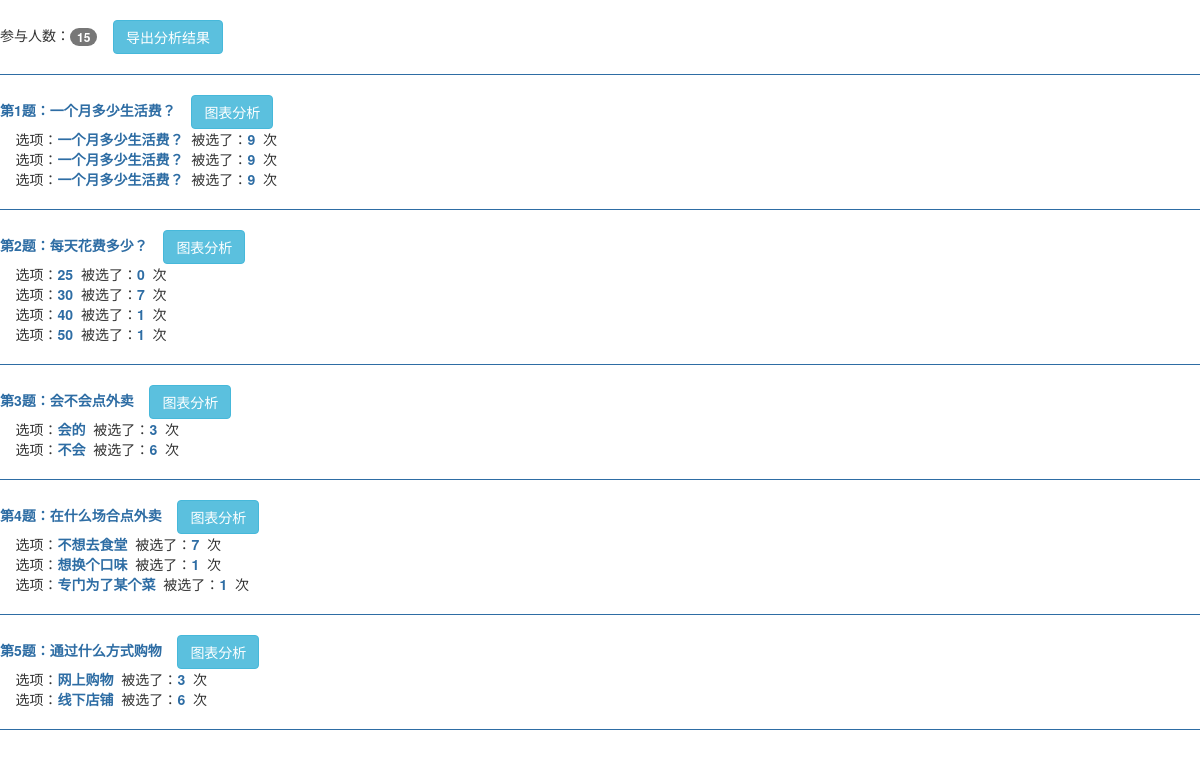
Screenshot of /作品源码/analysis.php?survey_id=49 with the database file from the repository.
### tables this page shows
CREATE TABLE `survey` (
  `id` int(32) NOT NULL AUTO_INCREMENT,
  `title` varchar(100) DEFAULT NULL,
  `type_id` int(11) DEFAULT NULL,
  `user_id` int(11) DEFAULT NULL,
  `create_time` varchar(32) DEFAULT NULL,
  `hit_times` int(20) DEFAULT '0',
  `shelves` int(4) DEFAULT '0',
  PRIMARY KEY (`id`),
  KEY `FKCAE3A75A40DF9925` (`user_id`),
  KEY `FKCAE3A75A16CB2EC5` (`type_id`),
  CONSTRAINT `FKCAE3A75A16CB2EC5` FOREIGN KEY (`type_id`) REFERENCES `type` (`id`),
  CONSTRAINT `FKCAE3A75A40DF9925` FOREIGN KEY (`user_id`) REFERENCES `user` (`id`)
);

CREATE TABLE `question` (
  `id` int(11) NOT NULL AUTO_INCREMENT,
  `content` varchar(255) DEFAULT NULL,
  `survey_id` int(11) DEFAULT NULL,
  `sort_num` int(4) NOT NULL DEFAULT '0',
  PRIMARY KEY (`id`),
  KEY `FKBA823BE6E2301405` (`survey_id`),
  CONSTRAINT `FKBA823BE6E2301405` FOREIGN KEY (`survey_id`) REFERENCES `survey` (`id`)
);

CREATE TABLE `answer` (
  `id` int(11) NOT NULL AUTO_INCREMENT,
  `result` varchar(255) DEFAULT NULL,
  `times` int(11) DEFAULT NULL,
  `question_id` int(11) DEFAULT NULL,
  PRIMARY KEY (`id`),
  KEY `FKABCA3FBE469341C5` (`question_id`),
  CONSTRAINT `FKABCA3FBE469341C5` FOREIGN KEY (`question_id`) REFERENCES `question` (`id`)
);

### 作品源码/home/core/MySQLDB.php (called while the page is built, shortened)
<?php
function my_query($sql)
{
    $result = mysql_query($sql);
    return $result;
}

### 作品源码/analysis.php (the view, shortened to what this page needs)
<?php
require_once './core/MySQLDB.php';
$survey_id = $_GET['survey_id'];
$res = my_query("select * from `question` where survey_id=$survey_id");
$rows = mysql_num_rows($res);
if(isset($_POST['submit'])){
    $info = $_POST;
    $arr_a = array('one', 'two', 'three', 'four', 'five', 'six', 'seven', 'eight', 'nine', 'ten');
    for ($i = 0; $i < $rows; $i++) {
        if (empty($info[escapeString($arr_a[$i])])) {
            jump("./showSurvey.php?survey_id=$survey_id", '有选项未选择', 1);
        }
    }
    $i = 0;
    $j = 0;
    $k = 0;
    $p = 0;
    $array = array();
    $array2 = array();
    $array3 = array();
    $array4 = array();
    while ($row = mysql_fetch_assoc($res)) {
        $res2 = my_query("select * from `answer` where question_id={$row['id']}");
        $rows1 = mysql_num_rows($res2);
        if($rows1 > 1){
            $row2 = mysql_fetch_assoc($res2);
            $array[$i++] = $row2['result'];
            $row2 = mysql_fetch_assoc($res2);
            $array2[$j++] = $row2['result'];
            $row2 = mysql_fetch_assoc($res2);
            $array3[$k++] = $row2['result'];
            $row2 = mysql_fetch_assoc($res2);
            $array4[$p++] = $row2['result'];
        }
    }
    $flag = array();
    $flag2 = array();
    $flag3 = array();
    $flag4 = array();
    $res3 = my_query("select * from `question` where survey_id=$survey_id");
    $z=0;
    while ($row33 = mysql_fetch_assoc($res3)){
        if($row33['sort_num'] == 0){
            if ($info[$arr_a[$z]] == $array[$z]) {
                $flag[$z] = 1;
            } else {
                $flag[$z] = 0;
            }
            if ($info[$arr_a[$z]] == $array2[$z]) {
                $flag2[$z] = 1;
            } else {
                $flag2[$z] = 0;
            }
            if ($info[$arr_a[$z]] == $array3[$z]) {
                $flag3[$z] = 1;
            } else {
                $flag3[$z] = 0;
            }
            if ($info[$arr_a[$z]] == $array4[$z]) {
                $flag4[$z] = 1;
            } else {
                $flag4[$z] = 0;
            }
            $z++;
        }
    }
    if (!in_array('0', $flag)) {
        jump("./showSurvey.php?survey_id=$survey_id", '不能全部选A');
    }
    if (!in_array('0', $flag2)) {
        jump("./showSurvey.php?survey_id=$survey_id", '不能全部选B');
    }
    if (!in_array('0', $flag3)) {
        jump("./showSurvey.php?survey_id=$survey_id", '不能全部选C');
    }
    if (!in_array('0', $flag4)) {
        jump("./showSurvey.php?survey_id=$survey_id", '不能全部选D');
    }
    my_query("update `survey` set hit_times=hit_times+1 where id=$survey_id");
    for ($i = 0; $i < $rows; $i++) {
        $ans_result = escapeString($info[$arr_a[$i]]);
        my_query("update `answer` set times=times+1 where result='$ans_result'");
    }
    echo "<script>alert('提交成功，谢谢参与');window.location='./mould.php'</script>";
}else{
    $res = my_query("select * from `survey` where id=$survey_id");
    $row = mysql_fetch_assoc($res);
    $hit_times = $row['hit_times'];
    echo "<br>参与人数：<span class='badge'>".$hit_times."</span>";
    echo "&nbsp;&nbsp;&nbsp;&nbsp;<button class='btn btn-info' onclick='daochu($survey_id)'>导出分析结果</button>";
    echo "<hr noshade style='border-color: #2e6da4'>";
    $result = my_query("select * from `question` where survey_id=$survey_id");
    $a = 1;
    $j = 1;
    $k = 1;
    $p = 1;
    while($row3 = mysql_fetch_assoc($result)){
        echo "<font color='2e6da4' style='font-weight: bold'>第{$a}题：{$row3['content']}</font>";
        echo "&nbsp;&nbsp;&nbsp;&nbsp;<input type='button' class='btn btn-info' value='图表分析' onclick='reP{$j}()'>
	            <img src='./core/jpgraph/demo3.php?id={$row3['id']}&num_id={$p}' width='300px' id='oImg{$k}' style='display:none'><br/>";
        $question_id = $row3['id'];
        $result2 = my_query("select * from `answer` where question_id=$question_id");
        while($row4 = mysql_fetch_assoc($result2)){
            echo "&nbsp;&nbsp;&nbsp;&nbsp;选项：<font color='2e6da4' style='font-weight: bold'>{$row4['result']}</font>&nbsp;&nbsp;被选了：<font color='2e6da4' style='font-weight: bold'>{$row4['times']}</font>&nbsp;&nbsp;次<br>";
        }
        echo "<hr noshade style='border-color: #2e6da4'>";
        $a++;
        $j++;
        $k++;
        $p++;
    }
}
?>
<html>
<link href="./js/bootstrap.css" rel="stylesheet">
</html>

### rows the page displays
survey: hit_times "15"
question: content "一个月多少生活费？"
answer: result "一个月多少生活费？", times "9"
answer: result "一个月多少生活费？", times "9"
answer: result "一个月多少生活费？", times "9"
question: content "每天花费多少？"
answer: result "25", times "0"
answer: result "30", times "7"
answer: result "40", times "1"
answer: result "50", times "1"
question: content "会不会点外卖"
answer: result "会的", times "3"
answer: result "不会", times "6"
question: content "在什么场合点外卖"
answer: result "不想去食堂", times "7"
answer: result "想换个口味", times "1"
answer: result "专门为了某个菜", times "1"
question: content "通过什么方式购物"
answer: result "网上购物", times "3"
answer: result "线下店铺", times "6"
